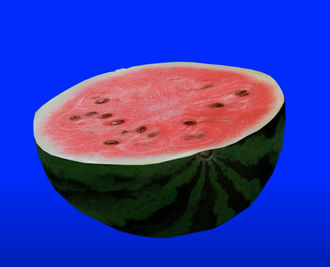
#> input picture 1_1_Image_Representation/included_images/melon.png, 330 x 267 px, shrunk from 1267 x 1027 before the run, found by its file name
$ jupyter execute 3.1_bluescreen_own_practice.ipynb   (shell and % lines are left out)
#> lines starting #> are read from the running program, lines starting #| are printed output that depends on the picture; after the words box and inside, x2 and y2 are one past the last pixel; in counts of white or black regions, pixels touching at a corner belong together
# Practice with Blue Screen

In this practice notebook we would practice understanding the color channel conventions of OpenCV and replace the background of an object in an image.

[cell 1]
# Import required libraries
import numpy as np
import matplotlib.pyplot as plt
import cv2

[cell 2]
# Read the color image and inspect the image
melon: np.ndarray = cv2.imread('.\included_images\melon.png')
#> melon is the input picture: shape (267, 330, 3); mean B, G, R 169.7, 55.3, 48.1
print(f'Shape of melon image: {melon.shape}')
#| Shape of melon image: (267, 330, 3)
print(f'Data type of melon image: {melon.dtype}')
#| Data type of melon image: uint8
print(f'Min pixel intensity: {np.amin(melon)}')
#| Min pixel intensity: 0
print(f'Max pixel intensity: {np.amax(melon)}')
#| Max pixel intensity: 255

[cell 3]
# Plot the melon image
plt.imshow(melon)

This is not, how we expected the melon image to show up. What happened here, is a misrepresentation of the color channels between OpenCV and Matplotlib. OpenCV reads the images in BGR color channel order for historical reasons, where as Matplotlib being more modern library expects the color channels to be RGB. This is evident from, how the background is showing up in the above image. We know, that the last color channel is blue according to Matplotlib, which is the original background color, but OpenCV has read it as red. Hence Matplotlib is showing the wrong colors. We can fix this with the `cvtColor` function.

[cell 4]
# Fix the color channel confusion
melon_rgb: np.ndarray = cv2.cvtColor(melon, cv2.COLOR_BGR2RGB)
# Plot the channel order corrected image
plt.imshow(melon_rgb)

## Threshold and change background using mask

Now the image is being plotted with expected order of the color channels. We want to use color threshold and change the background of the image with masking.

[cell 5]
# Create a mask using some lowe and upper bound for the blue color.
# In order to create a mask we would have to provide values for all three color channels in RGB order
lower_bound: np.ndarray = np.array([0, 0, 220])
upper_bound: np.ndarray = np.array([50, 50, 255])
mask: np.ndarray = cv2.inRange(melon_rgb, lowerb=lower_bound, upperb=upper_bound)
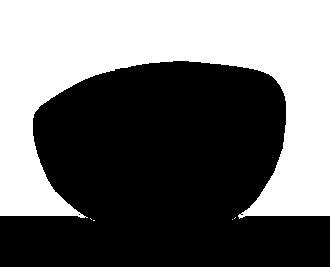
#> mask: shape (267, 330); 43.2% white; 5 white regions (4 under 20 px), largest, box (x1, y1, x2, y2) and area: (0, 0, 330, 219) 38077
# Visualize the mask
plt.imshow(mask, cmap='gray')

We are seeing, that the mask is not quite accurate. It is because towards the lower part of the image we have darker tone to the blue. Hence we have to adjust the lower bound of our mask to allow some lower intensities for blue. Let's try again.

[cell 6]
lower_bound: np.ndarray = np.array([0, 0, 180])
upper_bound: np.ndarray = np.array([50, 50, 255])
mask: np.ndarray = cv2.inRange(melon_rgb, lowerb=lower_bound, upperb=upper_bound)
#> mask: shape (267, 330); 59.9% white; 1 black region, box (x1, y1, x2, y2) and area: (33, 61, 286, 238) 35346
# Visualize the mask
plt.imshow(mask, cmap='gray')

We tried quite a few values for the lower bound and the mask above looks accurate. Now we can go ahead and filter our image with this binary mask. Binary mask is just yet another image in this case, which is having the value 255 for the region we are masking for i.e., in this case the blue region, and having value 0 everywhere else.

[cell 7]
print(f'Shape of the mask: {mask.shape}')
#| Shape of the mask: (267, 330)
# Mask is a 2-dimensional array. When we apply the mask to a three color channel image, it is broadcast to all the channels

[cell 8]
# Use the mask to filter out only the melon
masked_melon: np.ndarray = melon_rgb.copy()
masked_melon[mask != 0] = [0, 0, 0]
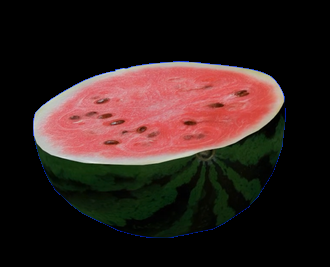
#> masked_melon: shape (267, 330, 3); mean R, G, B 48.1, 31.3, 28.5
plt.imshow(masked_melon)

So we see above, that the mask is applied on the image and we have isolated the object of our interest. Now just for fun we want to apply a more interesting background to the mask. First the mask would be applied to the background image to make the space ready for the object.

[cell 9]
background: np.ndarray = cv2.imread('.\included_images\space.jpg')
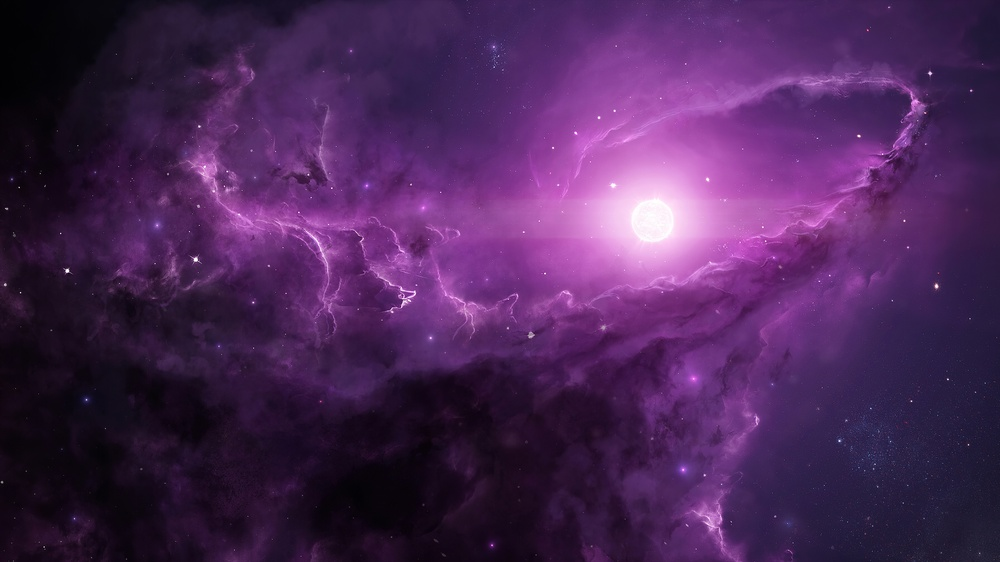
#> input picture 1_1_Image_Representation/included_images/space.jpg, 1000 x 562 px, shrunk from 3840 x 2160 before the run, found by its file name
#> background is the input picture: shape (562, 1000, 3); mean B, G, R 87.2, 38.3, 74.6
background: np.ndarray = cv2.cvtColor(background, cv2.COLOR_BGR2RGB)
background: np.ndarray = background[:melon_rgb.shape[0], :melon_rgb.shape[1], :]
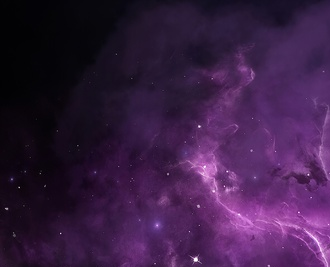
#> background: shape (267, 330, 3); mean R, G, B 57.9, 29.5, 68
plt.imshow(background)

[cell 10]
# Now apply the mask on the background image
masked_background: np.ndarray = background.copy()
masked_background[mask == 0] = [0, 0, 0]
plt.imshow(masked_background)

[cell 11]
# And now in order to apply the new background to the original image, only thing we need to do is to add up the masked image (where we have isolated the object of interest) and the masked background.
# This works because with respect to the object of interest these two images are opposite of each other. In the masked image we allow only the potion of the object and in masked background we allow
# only the portion of the background. The unnecessary parts in case of both images are masked with 0 values. Hence when we add them both the intended pixel intensities add up and fall into their places.
melon_in_space: np.ndarray = masked_melon + masked_background
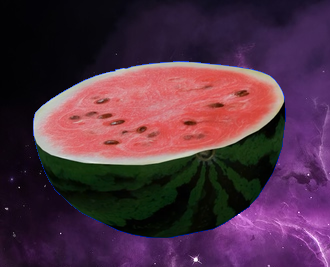
#> melon_in_space: shape (267, 330, 3); mean R, G, B 80.4, 48, 66.7
plt.imshow(melon_in_space)

And we now have changed the background of the melon with color threshold and masking. Let's apply this strategy for masking to another image just for practice.

[cell 12]
# Import image, fix the color channel dilemma and visualize
green: np.ndarray = cv2.imread('.\included_images\green.png')
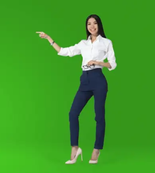
#> input picture 1_1_Image_Representation/included_images/green.png, 155 x 173 px, shrunk from 596 x 664 before the run, found by its file name
#> green is the input picture: shape (173, 155, 3); mean B, G, R 41.3, 155.3, 65.9
plt.imshow(green)

This image in a bit interesting. In our original image the background is green and in both BGR and RGB conventions green channel is in the middle. Hence there less room for confusion between OpenCV and Matplotlib. But still we see, that several other colors are messed up because of reg and blue channels. We fix that again with the `cvtColor`.

[cell 13]
green: np.ndarray = cv2.cvtColor(green, cv2.COLOR_BGR2RGB)
plt.imshow(green)

[cell 14]
# Create mask for the original image with color thresholds
lower_bound: np.ndarray = np.array([0, 120, 0])
upper_bound: np.ndarray = np.array([80, 255, 40])
mask: np.ndarray = cv2.inRange(green, lowerb=lower_bound, upperb=upper_bound)
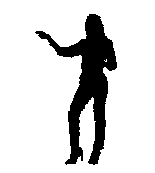
#> mask: shape (173, 155); 84.6% white; 1 black region, box (x1, y1, x2, y2) and area: (35, 14, 117, 165) 4126
plt.imshow(mask, cmap='gray')

As we see above, in order to create approximately right mask, we had to adjust the upper and lower bounds of the individual color channels quite a bit, compared to the previous case. A single approach most likely does not work for all cases. Now we isolate the object.

[cell 15]
masked_girl: np.ndarray = green.copy()
masked_girl[mask != 0] = [0, 0, 0]
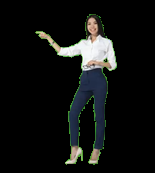
#> masked_girl: shape (173, 155, 3); mean R, G, B 17.1, 18.7, 17.6
plt.imshow(masked_girl)

[cell 16]
# Import the background and prepare for masking
background: np.ndarray = cv2.imread('.\included_images\space.jpg')
background: np.ndarray = cv2.cvtColor(background, cv2.COLOR_BGR2RGB)
background: np.ndarray = background[:green.shape[0], :green.shape[1], :]
#> background: shape (173, 155, 3)
plt.imshow(background)

[cell 17]
# Apply mask to the background
masked_background: np.ndarray = background.copy()
masked_background[mask == 0] = [0, 0, 0]
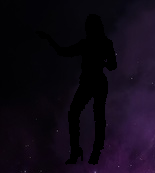
#> masked_background: shape (173, 155, 3); mean R, G, B 16, 9, 21
plt.imshow(masked_background)

[cell 18]
# Apply the new background
girl_in_space: np.ndarray = masked_girl + masked_background
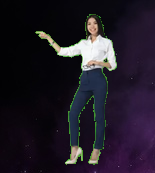
#> girl_in_space: shape (173, 155, 3); mean R, G, B 33.1, 27.7, 38.6
plt.imshow(girl_in_space)
